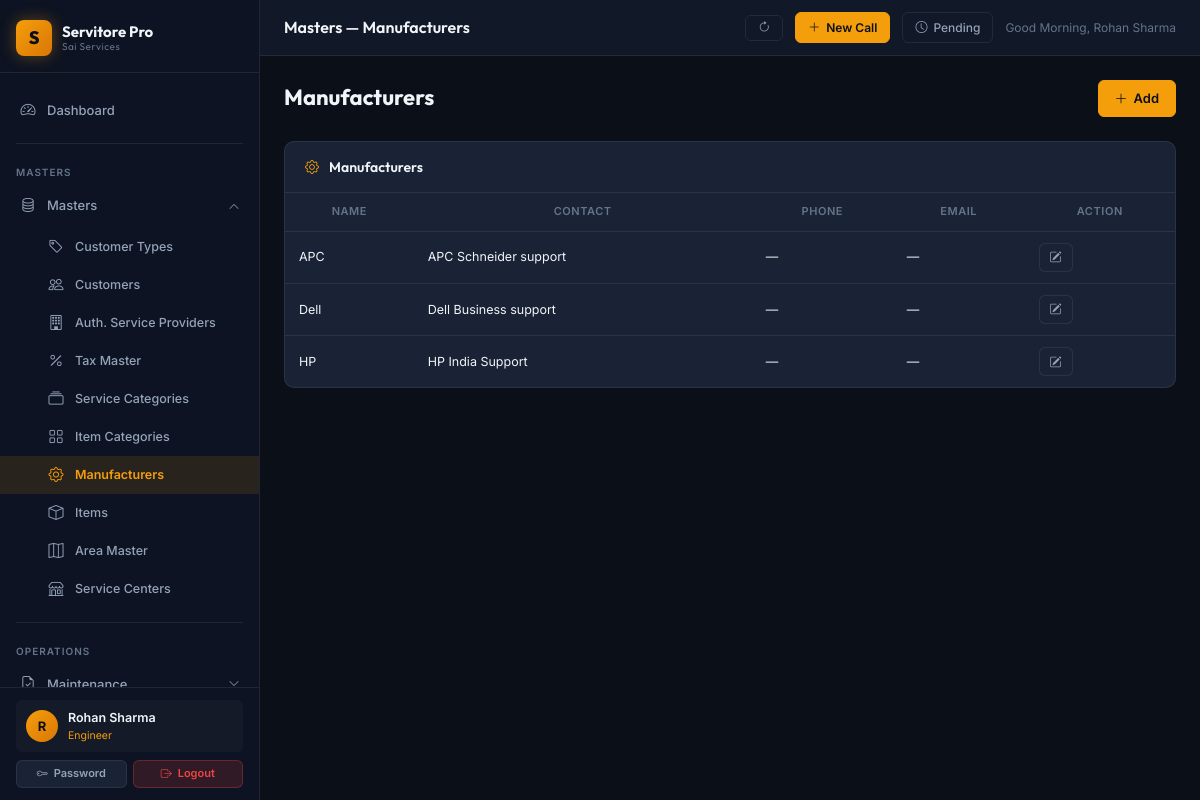
Screenshot of /masters/manufacturers (signed in) with the database file from the repository.
### app/models/user.py (models this page shows, shortened)
class User(db.Model, UserMixin):
    __tablename__ = 'users'
    id = db.Column(db.Integer, primary_key=True)
    username = db.Column(db.String(64), unique=True, nullable=False, index=True)
    email = db.Column(db.String(120), unique=True, nullable=False)
    full_name = db.Column(db.String(120), nullable=False, default='')
    password_hash = db.Column(db.String(256), nullable=False)
    role = db.Column(db.String(20), nullable=False, default='Viewer')
    is_active = db.Column(db.Boolean, nullable=False, default=True)
    phone = db.Column(db.String(20), nullable=True)
    area_id = db.Column(db.Integer, db.ForeignKey('area_masters.id'), nullable=True)
    created_at = db.Column(db.DateTime, default=datetime.utcnow)
    last_login_at = db.Column(db.DateTime, nullable=True)
    area = db.relationship('AreaMaster', foreign_keys=[area_id], lazy='select')

### app/models/item.py (models this page shows, shortened)
class Manufacturer(db.Model):
    __tablename__ = 'manufacturers'
    id = db.Column(db.Integer, primary_key=True)
    name = db.Column(db.String(150), unique=True, nullable=False)
    contact = db.Column(db.String(100), nullable=True)
    phone = db.Column(db.String(20), nullable=True)
    email = db.Column(db.String(120), nullable=True)
    address = db.Column(db.Text, nullable=True)
    created_at = db.Column(db.DateTime, default=datetime.utcnow)
    items = db.relationship('Item', backref='manufacturer', lazy=True)

### app/blueprints/masters/routes.py (the view)
@masters_bp.route('/manufacturers')
@login_required
def manufacturers():
    items = Manufacturer.query.order_by(Manufacturer.name).all()
    return render_template('masters/manufacturer/list.html', items=items)

### app/templates/masters/manufacturer/list.html (shortened to what this page needs)
{%  extends 'layouts/base.html' %}
{% block topbar_title %}Masters — Manufacturers{% endblock %}
{% block content %}
<div class="page-header">
  <div><div class="page-title">Manufacturers</div></div>
  <a href="{{ url_for('masters.add_manufacturer') }}" class="btn btn-primary"><i class="bi bi-plus-lg"></i> Add</a>
</div>
<div class="card">
  <div class="card-header"><i class="bi-gear text-accent"></i><span class="card-header-title">Manufacturers</span></div>
  <div class="table-responsive">
    {%  if items %}
    <table class="data-table"><thead><tr><th>Name</th><th>Contact</th><th>Phone</th><th>Email</th><th>Action</th></tr></thead>
    <tbody>{%  for it in items %}<tr>
      <td style="font-size:12.5px;">{{ it.name if it.name else '—' }}</td>
          <td style="font-size:12.5px;">{{ it.contact if it.contact else '—' }}</td>
          <td style="font-size:12.5px;">{{ it.phone if it.phone else '—' }}</td>
          <td style="font-size:12.5px;">{{ it.email if it.email else '—' }}</td>
      <td><a href="{{ url_for('masters.edit_manufacturer', id=it.id) }}" class="btn btn-sm btn-secondary"><i class="bi bi-pencil-square"></i></a></td>
    </tr>{%  endfor %}</tbody></table>
    {%  else %}
    <div class="empty-state"><i class="bi-gear"></i><h3>No manufacturers found</h3></div>
    {%  endif %}
  </div>
</div>
{% endblock %}

### app/templates/layouts/base.html (shortened to what this page needs)
<!DOCTYPE html>
<html lang="en">
<head>
  <link rel="stylesheet" href="https://cdn.jsdelivr.net/npm/bootstrap-icons@1.11.3/font/bootstrap-icons.min.css">
  <link rel="stylesheet" href="{{ url_for('static', filename='css/main.css') }}">
</head>
<body>
<div class="app-shell">
  <aside class="sidebar" id="sidebar">
    <div class="sidebar-brand">
      <div class="brand-icon">S</div>
      <div class="brand-text">
        Servitore Pro
        <small>Sai Services</small>
      </div>
    </div>
    <nav style="flex:1; padding: 8px 0; overflow-y: auto;">
      <div class="nav-section">
        <a href="{{ url_for('dashboard.index') }}" class="nav-link {% if request.blueprint == 'dashboard' %}active{% endif %}">
          <i class="bi bi-speedometer2"></i> Dashboard
        </a>
      </div>
      <div class="divider" style="margin: 4px 16px;"></div>
      <div class="nav-section">
        <div class="nav-section-label">Masters</div>
        <div class="nav-item">
          <a class="nav-link" data-bs-toggle="collapse" href="#mastersMenu" role="button"
             aria-expanded="{% if request.blueprint == 'masters' %}true{% else %}false{% endif %}">
            <i class="bi bi-database"></i>
            <span>Masters</span>
            <i class="bi bi-chevron-down nav-arrow"></i>
          </a>
          <div class="collapse {% if request.blueprint == 'masters' %}show{% endif %}" id="mastersMenu">
            <ul class="nav-submenu">
              <li><a href="{{ url_for('masters.customer_types') }}" class="nav-link {% if request.path.startswith('/masters/customer-type') %}active{% endif %}"><i class="bi bi-tag"></i> Customer Types</a></li>
              <li><a href="{{ url_for('masters.customers') }}" class="nav-link {% if request.path.startswith('/masters/customer') and 'type' not in request.path %}active{% endif %}"><i class="bi bi-people"></i> Customers</a></li>
              <li><a href="{{ url_for('masters.asps') }}" class="nav-link {% if request.path.startswith('/masters/asp') %}active{% endif %}"><i class="bi bi-building"></i> Auth. Service Providers</a></li>
              <li><a href="{{ url_for('masters.taxes') }}" class="nav-link {% if request.path.startswith('/masters/tax') %}active{% endif %}"><i class="bi bi-percent"></i> Tax Master</a></li>
              <li><a href="{{ url_for('masters.service_categories') }}" class="nav-link {% if request.path.startswith('/masters/service-cat') %}active{% endif %}"><i class="bi bi-collection"></i> Service Categories</a></li>
              <li><a href="{{ url_for('masters.item_categories') }}" class="nav-link {% if request.path.startswith('/masters/item-cat') %}active{% endif %}"><i class="bi bi-grid"></i> Item Categories</a></li>
              <li><a href="{{ url_for('masters.manufacturers') }}" class="nav-link {% if request.path.startswith('/masters/manufacturer') %}active{% endif %}"><i class="bi bi-gear"></i> Manufacturers</a></li>
              <li><a href="{{ url_for('masters.items') }}" class="nav-link {% if request.path.startswith('/masters/item') and 'cat' not in request.path %}active{% endif %}"><i class="bi bi-box"></i> Items</a></li>
              <li><a href="{{ url_for('masters.areas') }}" class="nav-link {% if request.path.startswith('/masters/area') %}active{% endif %}"><i class="bi bi-map"></i> Area Master</a></li>
              <li><a href="{{ url_for('masters.service_centers') }}" class="nav-link {% if request.path.startswith('/masters/service-center') %}active{% endif %}"><i class="bi bi-shop"></i> Service Centers</a></li>
            </ul>
          </div>
        </div>
      </div>
      <div class="divider" style="margin: 4px 16px;"></div>
      <div class="nav-section">
        <div class="nav-section-label">Operations</div>
        <div class="nav-item">
          <a class="nav-link" data-bs-toggle="collapse" href="#maintenanceMenu" role="button"
             aria-expanded="{% if request.blueprint == 'maintenance' %}true{% else %}false{% endif %}">
            <i class="bi bi-file-earmark-check"></i>
            <span>Maintenance</span>
            <i class="bi bi-chevron-down nav-arrow"></i>
          </a>
        </div>
      </div>
    </nav>
    <div class="sidebar-footer">
      {% if current_user.is_authenticated %}
      <div class="sidebar-user">
        <div class="user-avatar">{{ (current_user.full_name or current_user.username)[0]|upper }}</div>
        <div class="user-info">
          <div class="user-name">{{ current_user.full_name or current_user.username }}</div>
          <div class="user-role">{{ current_user.role }}</div>
        </div>
      </div>
      <div style="display:flex; gap:6px; margin-top:8px;">
        <a href="{{ url_for('auth.change_password') }}" class="btn btn-secondary btn-sm" style="flex:1; justify-content:center; font-size:11px;"><i class="bi bi-key"></i> Password</a>
        <a href="{{ url_for('auth.logout') }}" class="btn btn-danger btn-sm" style="flex:1; justify-content:center; font-size:11px;"><i class="bi bi-box-arrow-right"></i> Logout</a>
      </div>
      {% endif %}
    </div>
  </aside>
  <div class="main-wrapper">
    <header class="topbar">
      <div>
        <div class="topbar-title font-outfit">{% block topbar_title %}Servitore Pro{% endblock %}</div>
      </div>
      <div class="topbar-actions">
        <button onclick="window.location.reload();" class="topbar-btn" title="Refresh Page">
          <i class="bi bi-arrow-clockwise"></i>
        </button>
        <a href="{{ url_for('service.register') }}" class="topbar-btn primary" title="Service Call Register (F3)">
          <i class="bi bi-plus-lg"></i> New Call
        </a>
        <a href="{{ url_for('service.pending_calls') }}" class="topbar-btn" title="Pending Calls (Ctrl+P)">
          <i class="bi bi-clock"></i>
          <span class="d-none d-sm-inline">Pending</span>
        </a>
        {% if current_user.is_authenticated %}
        <span style="font-size:12px; color:var(--text-muted);" id="header-greeting" data-name="{{ current_user.full_name or current_user.username }}"></span>
        {% endif %}
      </div>
    </header>
    <main class="content-area">
      {% block content %}{% endblock %}
    </main>
  </div>
</div>
</body>
</html>

### rows the page displays
User: full_name "R", full_name "Rohan Sharma", role "Engineer"
Manufacturer: name "APC", contact "APC Schneider support", phone "—", email "—"
Manufacturer: name "Dell", contact "Dell Business support", phone "—", email "—"
Manufacturer: name "HP", contact "HP India Support", phone "—", email "—"
